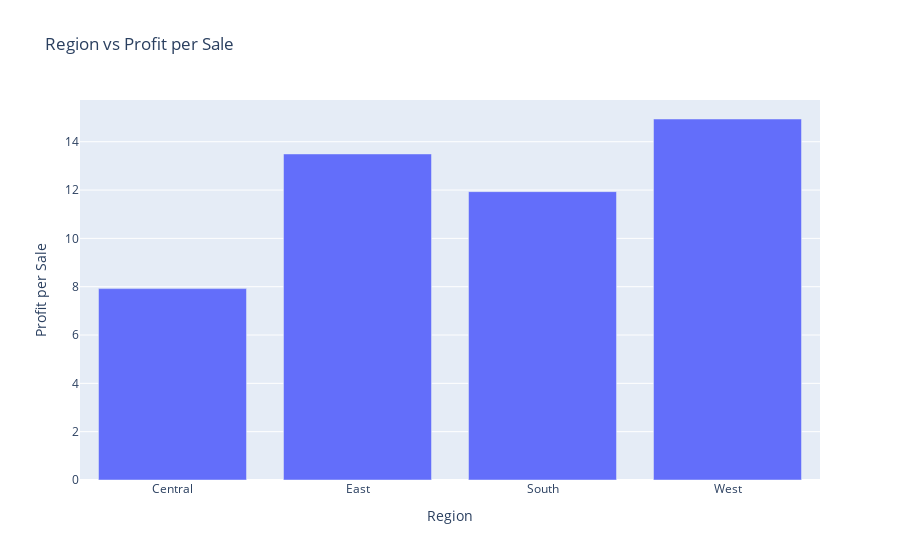

Here is the notebook cell this chart was saved with:
### Code cell
grouped_df['Profit per Sale']=(grouped_df['Profit']/grouped_df['Sales'])*100
px.bar(grouped_df,y='Profit per Sale',title='Region vs Profit per Sale')

### Figure 1 — Plotly figure (JSON) as saved in the notebook; plotly's stock layout.template omitted (floating-point values rounded to 4 significant figures)
{"data": [{"alignmentgroup": "True", "hovertemplate": "Region=%{x}<br>Profit per Sale=%{y}<extra></extra>", "legendgroup": "", "marker": {"color": "#636efa", "pattern": {"shape": ""}}, "name": "", "offsetgroup": "", "orientation": "v", "showlegend": false, "textposition": "auto", "type": "bar", "x": ["Central", "East", "South", "West"], "xaxis": "x", "y": [7.921, 13.49, 11.93, 14.94], "yaxis": "y"}], "layout": {"barmode": "relative", "legend": {"tracegroupgap": 0}, "title": {"text": "Region vs Profit per Sale"}, "xaxis": {"anchor": "y", "domain": [0, 1], "title": {"text": "Region"}}, "yaxis": {"anchor": "x", "domain": [0, 1], "title": {"text": "Profit per Sale"}}}}
